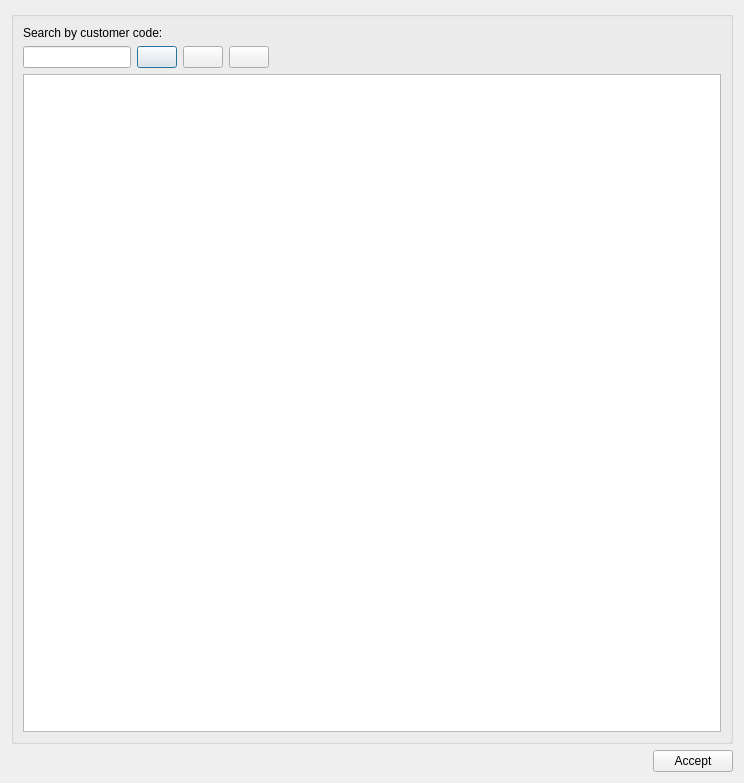
<?xml version="1.0" encoding="UTF-8"?>
<ui version="4.0">
 <class>dlg_mincut_connec</class>
 <widget class="QDialog" name="dlg_mincut_connec">
  <property name="geometry">
   <rect>
    <x>0</x>
    <y>0</y>
    <width>744</width>
    <height>783</height>
   </rect>
  </property>
  <property name="windowTitle">
   <string>Mincut connec</string>
  </property>
  <layout class="QVBoxLayout" name="verticalLayout_4">
   <item>
    <widget class="QGroupBox" name="groupBox">
     <property name="title">
      <string/>
     </property>
     <layout class="QVBoxLayout" name="verticalLayout_3">
      <item>
       <widget class="QLabel" name="lbl_search">
        <property name="text">
         <string>Search by customer code:</string>
        </property>
       </widget>
      </item>
      <item>
       <layout class="QHBoxLayout" name="horizontalLayout">
        <item>
         <widget class="QLineEdit" name="connec_id">
          <property name="sizePolicy">
           <sizepolicy hsizetype="Fixed" vsizetype="Fixed">
            <horstretch>0</horstretch>
            <verstretch>0</verstretch>
           </sizepolicy>
          </property>
         </widget>
        </item>
        <item>
         <widget class="QPushButton" name="btn_insert">
          <property name="text">
           <string/>
          </property>
         </widget>
        </item>
        <item>
         <widget class="QPushButton" name="btn_delete">
          <property name="text">
           <string/>
          </property>
         </widget>
        </item>
        <item>
         <widget class="QPushButton" name="btn_snapping">
          <property name="text">
           <string/>
          </property>
         </widget>
        </item>
        <item>
         <spacer name="horizontalSpacer_2">
          <property name="orientation">
           <enum>Qt::Horizontal</enum>
          </property>
          <property name="sizeHint" stdset="0">
           <size>
            <width>40</width>
            <height>20</height>
           </size>
          </property>
         </spacer>
        </item>
       </layout>
      </item>
      <item>
       <widget class="QTableView" name="tbl_mincut_connec">
        <property name="sortingEnabled">
         <bool>true</bool>
        </property>
       </widget>
      </item>
     </layout>
    </widget>
   </item>
   <item>
    <layout class="QGridLayout" name="lyt_buttons">
     <property name="topMargin">
      <number>0</number>
     </property>
     <item row="0" column="0">
      <spacer name="horizontalSpacer">
       <property name="orientation">
        <enum>Qt::Horizontal</enum>
       </property>
       <property name="sizeHint" stdset="0">
        <size>
         <width>40</width>
         <height>20</height>
        </size>
       </property>
      </spacer>
     </item>
     <item row="0" column="1">
      <widget class="QPushButton" name="btn_accept">
       <property name="text">
        <string>Accept</string>
       </property>
      </widget>
     </item>
    </layout>
   </item>
  </layout>
 </widget>
 <tabstops>
  <tabstop>connec_id</tabstop>
  <tabstop>btn_insert</tabstop>
  <tabstop>btn_delete</tabstop>
  <tabstop>btn_snapping</tabstop>
  <tabstop>tbl_mincut_connec</tabstop>
  <tabstop>btn_accept</tabstop>
 </tabstops>
 <resources/>
 <connections/>
</ui>
